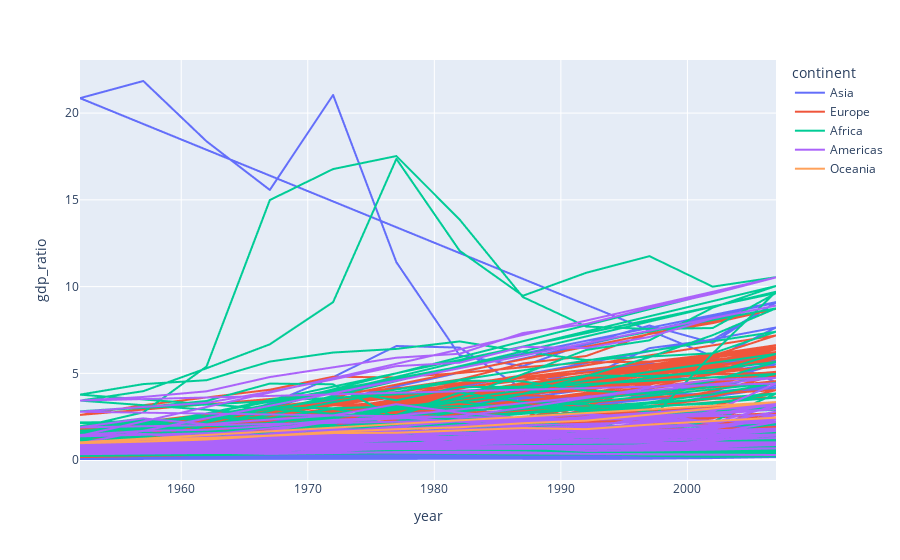

Write notebook code for a chart like this one.
### Code cell
px.line(including_gdp_ratio, x = "year", y = "gdp_ratio", color = "continent")

### Figure 1 — Plotly figure (JSON) as saved in the notebook; plotly's stock layout.template omitted (floating-point values rounded to 4 significant figures; data arrays with more than 128 entries replaced by an {"elided": "..."} marker saying what was removed)
{"data": [{"hovertemplate": "continent=Asia<br>year=%{x}<br>gdp_ratio=%{y}<extra></extra>", "legendgroup": "Asia", "line": {"color": "#636efa", "dash": "solid"}, "marker": {"symbol": "circle"}, "mode": "lines", "name": "Asia", "showlegend": true, "type": "scattergl", "x": {"elided": "396 int values"}, "xaxis": "x", "y": {"elided": "396 float values"}, "yaxis": "y"}, {"hovertemplate": "continent=Europe<br>year=%{x}<br>gdp_ratio=%{y}<extra></extra>", "legendgroup": "Europe", "line": {"color": "#EF553B", "dash": "solid"}, "marker": {"symbol": "circle"}, "mode": "lines", "name": "Europe", "showlegend": true, "type": "scattergl", "x": {"elided": "360 int values"}, "xaxis": "x", "y": {"elided": "360 float values"}, "yaxis": "y"}, {"hovertemplate": "continent=Africa<br>year=%{x}<br>gdp_ratio=%{y}<extra></extra>", "legendgroup": "Africa", "line": {"color": "#00cc96", "dash": "solid"}, "marker": {"symbol": "circle"}, "mode": "lines", "name": "Africa", "showlegend": true, "type": "scattergl", "x": {"elided": "624 int values"}, "xaxis": "x", "y": {"elided": "624 float values"}, "yaxis": "y"}, {"hovertemplate": "continent=Americas<br>year=%{x}<br>gdp_ratio=%{y}<extra></extra>", "legendgroup": "Americas", "line": {"color": "#ab63fa", "dash": "solid"}, "marker": {"symbol": "circle"}, "mode": "lines", "name": "Americas", "showlegend": true, "type": "scattergl", "x": {"elided": "300 int values"}, "xaxis": "x", "y": {"elided": "300 float values"}, "yaxis": "y"}, {"hovertemplate": "continent=Oceania<br>year=%{x}<br>gdp_ratio=%{y}<extra></extra>", "legendgroup": "Oceania", "line": {"color": "#FFA15A", "dash": "solid"}, "marker": {"symbol": "circle"}, "mode": "lines", "name": "Oceania", "showlegend": true, "type": "scattergl", "x": [1952, 1957, 1962, 1967, 1972, 1977, 1982, 1987, 1992, 1997, 2002, 2007, 1952, 1957, 1962, 1967, 1972, 1977, 1982, 1987, 1992, 1997, 2002, 2007], "xaxis": "x", "y": [0.9749, 1.063, 1.186, 1.411, 1.63, 1.78, 1.891, 2.126, 2.275, 2.622, 2.98, 3.344, 1.025, 1.189, 1.279, 1.405, 1.558, 1.576, 1.712, 1.846, 1.783, 2.044, 2.252, 2.446], "yaxis": "y"}], "layout": {"legend": {"title": {"text": "continent"}, "tracegroupgap": 0}, "margin": {"t": 60}, "xaxis": {"anchor": "y", "domain": [0, 1], "title": {"text": "year"}}, "yaxis": {"anchor": "x", "domain": [0, 1], "title": {"text": "gdp_ratio"}}}}
